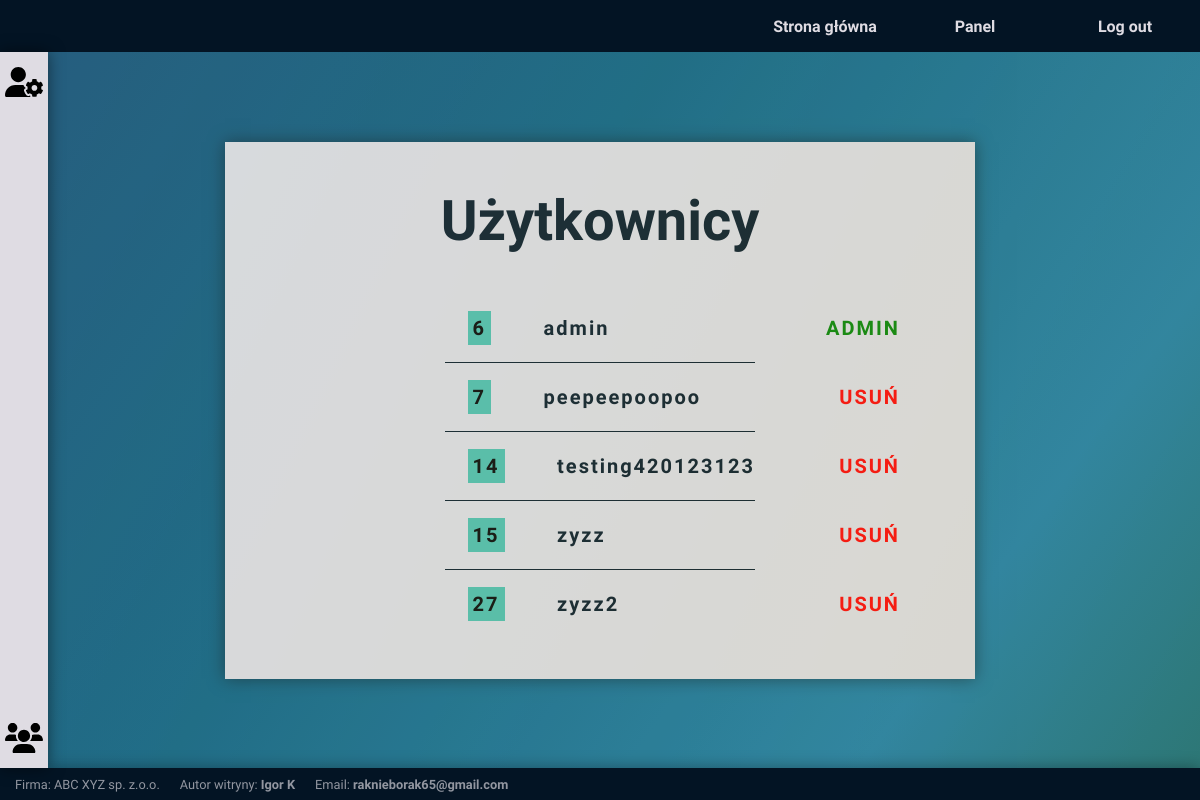
Page /phpproject/userslist.php (signed in) on the committed database.
### tables this page shows
CREATE TABLE `users` (
  `usersId` int(11) NOT NULL,
  `usersUid` varchar(128) NOT NULL,
  `usersPwd` varchar(128) NOT NULL
);

### phpproject/userslist.php (the view, shortened to what this page needs)
<?php
    include_once 'header.php';
    ?>
    <?php
        if($_SESSION["useruid"] === 'admin') {
            include_once 'adminpanel.php';
        }
    ?>
        <section class="main-content document-content">
            <div class="main-content users-list">
                <h2>Użytkownicy</h2>
                    <div class="itemsList-container">
                        <ul class="itemsList-ul nav-ul">
                            <?php
                                include_once 'includes/dbh.inc.php';
                                $sql = "SELECT * FROM users;";
                                $result = mysqli_query($conn, $sql);
                                    while($row = mysqli_fetch_assoc($result)) {
                                        if($row['usersUid'] !== 'admin') {
                                            echo "<li class=\"itemsList-li\">" . "<mark class=\"userID\">" . $row['usersId'] . "</mark>" . "<span class=\"underlined\">" . $row['usersUid'] . "</span>" . "<a href='userslist.php?usersId= ".$row['usersId']." ' class=\"itemList-btn delete-btn\">" . 'USUŃ' . "</a>" . "</li>";
                                        } else {
                                            echo "<li class=\"itemsList-li\">" . "<mark class=\"userID\">" . $row['usersId'] . "</mark>" . "<span class=\"underlined\">" . $row['usersUid'] . "</span>" . "<b class=\"itemList-btn\">" . 'ADMIN' . "</b>" . "</li>";
                                        }
                                    }
                            ?>
                        </ul>
                    </div>
            </div>
        </section>
<?php
    include_once 'footer.php';
    ?>

### phpproject/css/styles.css (style rules this page uses)
:root { font-family: 'Sanchez', serif; font-size: var(--rem-val); color: var(--color-four); --rem-val: 16px; --navbar-height: 3.25rem; --footer-height: 2rem; --navL-width: 3rem; --color-one: #4ABDAC; --color-two: #FC4A1A; --color-three: #F7B733; --color-four: #DFDCE3; --color-five: #031424; }
html { height: calc(100% - var(--navbar-height) - var(--footer-height)); margin-top: var(--navbar-height); }
body { margin: 0; padding: 0; height: 100%; background-color: var(--color-one); }
body::before { content: ''; position: fixed; top: 0; left: 0; height: 100%; width: 100%; z-index: -1; background-image: linear-gradient( 115deg, #DFDCE3aa, #F7B733aa), url(https://images.wagwalkingweb.com/media/articles/care/hair-follicle-diseases-and-disorders/hair-follicle-diseases-and-disorders.jpg); background-size: cover; background-repeat: no-repeat; background-position: center; }
*, *::before, *::after { box-sizing: border-box; }
.nav-ul { display: flex; flex-direction: row; justify-content: flex-end; width: 100%; height: 100%; margin: 0; padding: 0; list-style-type: none; }
a { font-weight: bold; text-decoration: none; color: var(--color-four); }
.main-content { display: flex; flex-direction: column; align-items: center; width: 100%; height: 100%; }
.document-content { background: rgb(14,73,112); background: linear-gradient(125deg, rgba(14,73,112,1) 0%, rgba(8,94,129,1) 39%, rgb(26, 124, 167) 80%, rgb(20, 107, 122) 100%); opacity: .85; }
.underlined { position: relative; }
.underlined::after { content: ""; position: absolute; left: 0; bottom: 0; width: 100%; height: 2px; background-color: var(--color-five); transform: scaleX(0); transform-origin: right; transition: transform 200ms ease-in; }
.users-list { position: relative; top: 0; margin: auto; width: 750px; height: 75%; box-shadow: 0 0 1em rgba(0, 0, 0, .5); background-color: var(--color-four); }
.users-list > h2, .file-rep > h2 { margin-bottom: 0; font-size: 3.5rem; color: var(--color-five); }
.itemsList-container { margin: 40px 0; height: 100%; }
.itemsList-ul { flex-direction: column; justify-content: space-evenly; }
.itemsList-li { display: flex; align-items: center; height: 100%; border-top: 1px solid var(--color-five); font-size: 1.25rem; font-weight: bold; letter-spacing: 2px; color: var(--color-five); }
.itemsList-li:first-child { border-top: none; }
.userID { margin-right: 75px; padding: 5px; background-color: var(--color-one); }
.userID:not(:last-child) { position: relative; left: 22.5px; }
.itemList-btn { position: absolute; right: 75px; color: green; }
.delete-btn { color: red !important; }

### rows in the picture
users: usersId "6", usersUid "admin"
users: usersId "7", usersUid "peepeepoopoo"
users: usersId "14", usersUid "testing420123123"
users: usersId "15", usersUid "zyzz"
users: usersId "27", usersUid "zyzz2"
